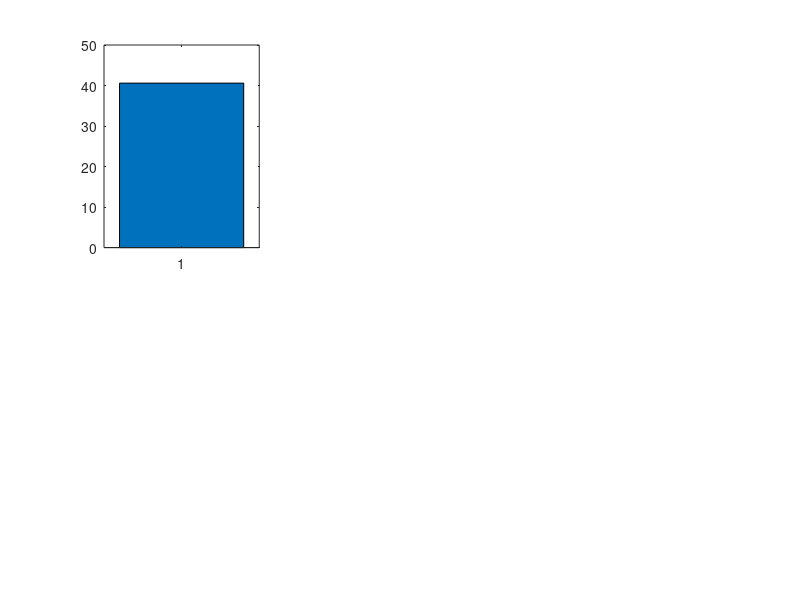

This figure's MATLAB source: (Note: this script raises an error after producing the figure.)
%% Reality monitoring model 
% We model congruency by having two channels, one for each stimulus. We
% hypothesize 3 different possibilities for source monitoring: (H0) complete
% seperation between imagery and perception, so that they don't influence
% each other at all; (H1) Suppressive influence of imagery on perception,
% modelling "I am imagining, so what I see must be imagined"; (H2)
% Facilitating influence of imagery on perception, where external and
% internal input is combined to create one sensory experience of a certain
% vividness

% Perception and imagery are modelled by 2D Gaussians that interact in
% different ways according to the different models. The reality monitoring
% judgement, whether a stimulus is judged to be real, is determined by
% evaluating whether the sample taken from the perception Gaussian crosses 
% the reality monitoring threshold. Vividness is determined by the strength
% of the sample taken fromt the imagery Gaussian. 

clear;

N = 1000; % number of participants
group_vividness = [2.5 0]; % only imagine one stim 
group_vividness_SD = [1 0; 0 1];
threshold = 2.5; % reality threshold 

rng(1); 

Nstim = 2;
trialSD = [0.5 0; 0 0.5];

alpha = 2;

f = figure;

%% Individual differences in imagery vividness
mean_vividness = zeros(N,Nstim);

for i = 1:N
    
    mean_vividness(i,:) = mvnrnd(group_vividness, group_vividness_SD); % maybe should be a different distr where all vals > 0 
    
end

%% H0: No interaction 

% ---- Congruent condition ---- %
V_cong  = zeros(N,1,2);
SJ_cong = nan(N,1);
im_stim = 1; pres_stim = 1; % present same stim
dprime = zeros(2,1); dprime(pres_stim) = 1; 

for i = 1:N
    % Sample stimulus
    X(i,:) = alpha.*mvnrnd(dprime,[1 0; 0 1]);         
    
    % Sample imagery
    V_cong(i,1,:) = mvnrnd(mean_vividness(i,:), trialSD);
    
    % source judgement 
    if X(i,pres_stim) > threshold
        SJ_cong(i) = 1; % presented
    elseif X(i,3-pres_stim) > threshold
        SJ_cong(i) = 2; % other
    elseif ~any(X(i,:)>threshold)
        SJ_cong(i) = 0; % none
    end
end

% get vividness imagined stim
V_cong = squeeze(V_cong(:,:,im_stim));

% remove 'other' responses
ridx = SJ_cong == 2;
V_cong(ridx,:) = [];
SJ_cong(ridx)  = [];

% ---- Incongruent condition ----- %
V_inco  = zeros(N,1,2);
SJ_inco = nan(N,1);
im_stim = 1; pres_stim = 2; % present different stim 
dprime = zeros(2,1); dprime(pres_stim) = 1; 

for i = 1:N
    % Sample stimulus
    X(i,:) = alpha.*mvnrnd(dprime,[1 0; 0 1]);            
    
    % Sample imagery
    V_inco(i,1,:) = mvnrnd(mean_vividness(i,:), trialSD);
    
    % source judgement 
    if X(i,pres_stim) > threshold
        SJ_inco(i) = 1; % presented
    elseif X(i,3-pres_stim) > threshold
        SJ_inco(i) = 2; % other
    elseif ~any(X(i,:)>threshold)
        SJ_inco(i) = 0; % none
    end
end

% get vividness imagined stim
V_inco = squeeze(V_inco(:,:,im_stim));

% remove 'other' responses
ridx = SJ_inco == 2;
V_inco(ridx,:) = [];
SJ_inco(ridx)  = [];

% --- No stimulus ---- %
V_nost  = zeros(N,1,2);
SJ_nost = nan(N,1);
im_stim = 1; pres_stim = 1; % evaluate same stim
dprime = zeros(2,1); 

for i = 1:N
    % Sample stimulus
    X(i,:) = alpha.*mvnrnd(dprime,[1 0; 0 1]);         
    
    % Sample imagery
    V_nost(i,1,:) = mvnrnd(mean_vividness(i,:), trialSD);
    
    % source judgement 
    if X(i,pres_stim) > threshold
        SJ_nost(i) = 1; % presented
    elseif X(i,3-pres_stim) > threshold
        SJ_nost(i) = 2; % other
    elseif ~any(X(i,:)>threshold)
        SJ_nost(i) = 0; % none
    end
end

% get vividness imagined stim
V_nost = squeeze(V_nost(:,:,im_stim));

% remove 'other' responses
ridx = SJ_nost == 2;
V_nost(ridx,:) = [];
SJ_nost(ridx)  = [];

% --- percentage real --- %
pCong = sum(SJ_cong==1)/length(SJ_cong); 
pInco = sum(SJ_inco==1)/length(SJ_inco);
pNost = sum(SJ_nost==1)/length(SJ_nost);
subplot(2,3,1);
b = bar(1,pCong.*100); b(1).FaceColor = 'b'; hold on
b = bar(2,pInco.*100); b(1).FaceColor = 'r'; hold on;
b = bar(3,pNost.*100); b(1).FaceColor = 'y';
set(gca,'XTick',1:3); set(gca,'XTickLabels',{'Congruent','Incongruent','No stimulus'})
ylim([0 100]); ylabel('Percentage real')

title('H0: No interaction');
% --- vividness --- % 
V(1,1,1) = mean(V_cong(SJ_cong==0)); V(1,1,2) = std(V_cong(SJ_cong==0))./sqrt(sum(SJ_cong==0));
V(1,2,1) = mean(V_cong(SJ_cong==1)); V(1,2,2) = std(V_cong(SJ_cong==1))./sqrt(sum(SJ_cong==1));

V(2,1,1) = mean(V_inco(SJ_inco==0)); V(2,1,2) = std(V_inco(SJ_inco==0))./sqrt(sum(SJ_inco==0));
V(2,2,1) = mean(V_inco(SJ_inco==1)); V(2,2,2) = std(V_inco(SJ_inco==1))./sqrt(sum(SJ_inco==1));

V(3,1,1) = mean(V_nost(SJ_nost==0)); V(3,1,2) = std(V_nost(SJ_nost==0))./sqrt(sum(SJ_nost==0));
V(3,2,1) = mean(V_nost(SJ_nost==1)); V(3,2,2) = std(V_nost(SJ_nost==1))./sqrt(sum(SJ_nost==1));

subplot(2,3,4);
barwitherr(squeeze(V(:,:,2)),squeeze(V(:,:,1)));
set(gca,'Xtick',1:3); ylim([0 5])
set(gca,'XTickLabels',{'congruent','incongruent','no stimulus'}); legend('imagined','real');
ylabel('Vividness')
%% H1: Unidirectional suppressive

% ---- Congruent condition ---- %
V_cong  = zeros(N,1,2);
SJ_cong = nan(N,1);
im_stim = 1; pres_stim = 1; % present same stim
dprime = zeros(2,1); dprime(pres_stim) = 1; 

for i = 1:N          
    
    % Sample imagery
    V_cong(i,1,:) = mvnrnd(mean_vividness(i,:), trialSD);
    
    % Sample stimulus - imagery
    X(i,:) = (alpha.*mvnrnd(dprime,[1 0; 0 1])) - squeeze(V_cong(i,1,:))';   
    
    % source judgement 
    if X(i,pres_stim) > threshold
        SJ_cong(i) = 1; % presented
    elseif X(i,3-pres_stim) > threshold
        SJ_cong(i) = 2; % other
    elseif ~any(X(i,:)> threshold)
        SJ_cong(i) = 0; % none
    end
end

% get vividness imagined stim
V_cong = squeeze(V_cong(:,:,im_stim));

% remove 'other' responses
ridx = SJ_cong == 2;
V_cong(ridx,:) = [];
SJ_cong(ridx)  = [];

% ---- Incongruent condition ----- %
V_inco  = zeros(N,1,2);
SJ_inco = nan(N,1);
im_stim = 1; pres_stim = 2; % present different stim 
dprime = zeros(2,1); dprime(pres_stim) = 1; 

for i = 1:N
    
    % Sample imagery
    V_inco(i,1,:) = mvnrnd(mean_vividness(i,:), trialSD);
    
    % Sample stimulus - imagery
    X(i,:) = (alpha.*mvnrnd(dprime,[1 0; 0 1])) - squeeze(V_inco(i,1,:))';  
    
    % source judgement 
    if X(i,pres_stim) > threshold
        SJ_inco(i) = 1; % presented
    elseif X(i,3-pres_stim) > threshold
        SJ_inco(i) = 2; % other
    elseif ~any(X(i,:)>threshold)
        SJ_inco(i) = 0; % none
    end
end

% get vividness imagined stim
V_inco = squeeze(V_inco(:,:,im_stim));

% remove 'other' responses
ridx = SJ_inco == 2;
V_inco(ridx,:) = [];
SJ_inco(ridx)  = [];


% ---- No stimulus ----- %
V_nost  = zeros(N,1,2);
SJ_nost = nan(N,1);
im_stim = 1; pres_stim = 1; % evaluate same stim 
dprime = zeros(2,1); 

for i = 1:N
    
    % Sample imagery
    V_nost(i,1,:) = mvnrnd(mean_vividness(i,:), trialSD);
    
    % Sample stimulus - imagery
    X(i,:) = (alpha.*mvnrnd(dprime,[1 0; 0 1])) - squeeze(V_nost(i,1,:))';  
    
    % source judgement 
    if X(i,pres_stim) > threshold
        SJ_nost(i) = 1; % presented
    elseif X(i,3-pres_stim) > threshold
        SJ_nost(i) = 2; % other
    elseif ~any(X(i,:)>threshold)
        SJ_nost(i) = 0; % none
    end
end

% get vividness imagined stim
V_nost = squeeze(V_nost(:,:,im_stim));

% remove 'other' responses
ridx = SJ_nost == 2;
V_nost(ridx,:) = [];
SJ_nost(ridx)  = [];

% --- percentage imagined --- %
pCong = sum(SJ_cong==1)/length(SJ_cong); 
pInco = sum(SJ_inco==1)/length(SJ_inco);
pNost = sum(SJ_nost==1)/length(SJ_nost);
subplot(2,3,2);
b = bar(1,pCong.*100); b(1).FaceColor = 'b'; hold on
b = bar(2,pInco.*100); b(1).FaceColor = 'r'; hold on;
b = bar(3,pNost.*100); b(1).FaceColor = 'y';
set(gca,'XTick',1:3); set(gca,'XTickLabels',{'Congruent','Incongruent','No stimulus'})
ylim([0 100]); ylabel('Percentage real')
title('H1: Unidirectional suppression');

% --- vividness --- % 
V(1,1,1) = mean(V_cong(SJ_cong==0)); V(1,1,2) = std(V_cong(SJ_cong==0))./sqrt(sum(SJ_cong==0));
V(1,2,1) = mean(V_cong(SJ_cong==1)); V(1,2,2) = std(V_cong(SJ_cong==1))./sqrt(sum(SJ_cong==1));

V(2,1,1) = mean(V_inco(SJ_inco==0)); V(2,1,2) = std(V_inco(SJ_inco==0))./sqrt(sum(SJ_inco==0));
V(2,2,1) = mean(V_inco(SJ_inco==1)); V(2,2,2) = std(V_inco(SJ_inco==1))./sqrt(sum(SJ_inco==1));

V(3,1,1) = mean(V_nost(SJ_nost==0)); V(3,1,2) = std(V_nost(SJ_nost==0))./sqrt(sum(SJ_nost==0));
V(3,2,1) = mean(V_nost(SJ_nost==1)); V(3,2,2) = std(V_nost(SJ_nost==1))./sqrt(sum(SJ_nost==1));

subplot(2,3,5);
barwitherr(squeeze(V(:,:,2)),squeeze(V(:,:,1)));
set(gca,'Xtick',1:3); ylim([0 5])
set(gca,'XTickLabels',{'congruent','incongruent','no stimulus'}); legend('imagined','real');
ylabel('Vividness')
%% H2: Complete mixing bidirectional 

% ---- Congruent condition ---- %
V_cong  = zeros(N,1,2);
SJ_cong = nan(N,1);
im_stim = 1; pres_stim = 1; % present same stim
dprime = zeros(2,1); dprime(pres_stim) = 1; 

for i = 1:N          
    
    % Sample imagery + stimulus
    V_cong(i,1,:) = mvnrnd(mean_vividness(i,:), trialSD) + (alpha.*mvnrnd(dprime,[1 0; 0 1]));
    
    % Decide based on total sensory strength
    X(i,:) = squeeze(V_cong(i,1,:))';   
    
    % source judgement 
    if X(i,pres_stim) > threshold
        SJ_cong(i) = 1; % presented
    elseif X(i,3-pres_stim) > threshold
        SJ_cong(i) = 2; % other
    elseif ~any(X(i,:)> threshold)
        SJ_cong(i) = 0; % none
    end
end

% get vividness imagined stim
V_cong = squeeze(V_cong(:,:,im_stim));

% remove 'other' responses
ridx = SJ_cong == 2;
V_cong(ridx,:) = [];
SJ_cong(ridx)  = [];


% ---- Incongruent condition ----- %
V_inco  = zeros(N,1,2);
SJ_inco = nan(N,1);
im_stim = 1; pres_stim = 2; % present different stim 
dprime = zeros(2,1); dprime(pres_stim) = 1; 

for i = 1:N
    
    % Sample imagery + stimulus
    V_inco(i,1,:) = mvnrnd(mean_vividness(i,:), trialSD) + (alpha.*mvnrnd(dprime,[1 0; 0 1]));
    
    % Decide based on total sensory strength
    X(i,:) = squeeze(V_inco(i,1,:))';  
    
    % source judgement 
    if X(i,pres_stim) > threshold
        SJ_inco(i) = 1; % presented
    elseif X(i,3-pres_stim) > threshold
        SJ_inco(i) = 2; % other
    elseif ~any(X(i,:)> threshold)
        SJ_inco(i) = 0; % none is above threshold - so lower viv in general 
    end
end

% get vividness imagined stim
V_inco = squeeze(V_inco(:,:,im_stim));

% remove 'other' responses
ridx = SJ_inco == 2;
V_inco(ridx,:) = [];
SJ_inco(ridx)  = [];


% ---- No stimulus ----- %
V_nost  = zeros(N,1,2);
SJ_nost = nan(N,1);
im_stim = 1; pres_stim = 1; % evaluate imagined stim 
dprime = zeros(2,1); 

for i = 1:N
    
    % Sample imagery + stimulus
    V_nost(i,1,:) = mvnrnd(mean_vividness(i,:), trialSD) + (alpha.*mvnrnd(dprime,[1 0; 0 1]));
    
    % Decide based on total sensory strength
    X(i,:) = squeeze(V_nost(i,1,:));%(alpha.*mvnrnd(dprime,[1 0; 0 1])) + squeeze(V_nost(i,1,:))';  
    
    % source judgement 
    if X(i,pres_stim) > threshold
        SJ_nost(i) = 1; % presented
    elseif X(i,3-pres_stim) > threshold
        SJ_nost(i) = 2; % other
    elseif ~any(X(i,:)>threshold)
        SJ_nost(i) = 0; % none is above threshold - so lower viv in general 
    end
end

% get vividness imagined stim
V_nost = squeeze(V_nost(:,:,im_stim));

% remove 'other' responses
ridx = SJ_nost == 2;
V_nost(ridx,:) = [];
SJ_nost(ridx)  = [];


% --- percentage real --- %
pCong = sum(SJ_cong==1)/length(SJ_cong); 
pInco = sum(SJ_inco==1)/length(SJ_inco);
pNost = sum(SJ_nost==1)/length(SJ_nost);
subplot(2,3,3);
b = bar(1,pCong.*100); b(1).FaceColor = 'b'; hold on
b = bar(2,pInco.*100); b(1).FaceColor = 'r'; hold on;
b = bar(3,pNost.*100); b(1).FaceColor = 'y';
set(gca,'XTick',1:3); set(gca,'XTickLabels',{'Congruent','Incongruent','No stimulus'})
ylim([0 100]); ylabel('Percentage real')
title('H2: Complete mixing');


% --- vividness --- % 
V(1,1,1) = mean(V_cong(SJ_cong==0)); V(1,1,2) = std(V_cong(SJ_cong==0))./sqrt(sum(SJ_cong==0));
V(1,2,1) = mean(V_cong(SJ_cong==1)); V(1,2,2) = std(V_cong(SJ_cong==1))./sqrt(sum(SJ_cong==1));

V(2,1,1) = mean(V_inco(SJ_inco==0)); V(2,1,2) = std(V_inco(SJ_inco==0))./sqrt(sum(SJ_inco==0));
V(2,2,1) = mean(V_inco(SJ_inco==1)); V(2,2,2) = std(V_inco(SJ_inco==1))./sqrt(sum(SJ_inco==1));

V(3,1,1) = mean(V_nost(SJ_nost==0)); V(3,1,2) = std(V_nost(SJ_nost==0))./sqrt(sum(SJ_nost==0));
V(3,2,1) = mean(V_nost(SJ_nost==1)); V(3,2,2) = std(V_nost(SJ_nost==1))./sqrt(sum(SJ_nost==1));

subplot(2,3,6);
barwitherr(squeeze(V(:,:,2)),squeeze(V(:,:,1)));
set(gca,'Xtick',1:3); ylim([0 5])
set(gca,'XTickLabels',{'congruent','incongruent','no stimulus'}); legend('imagined','real');
ylabel('Vividness')

f.Position = [1 41 1440 783];